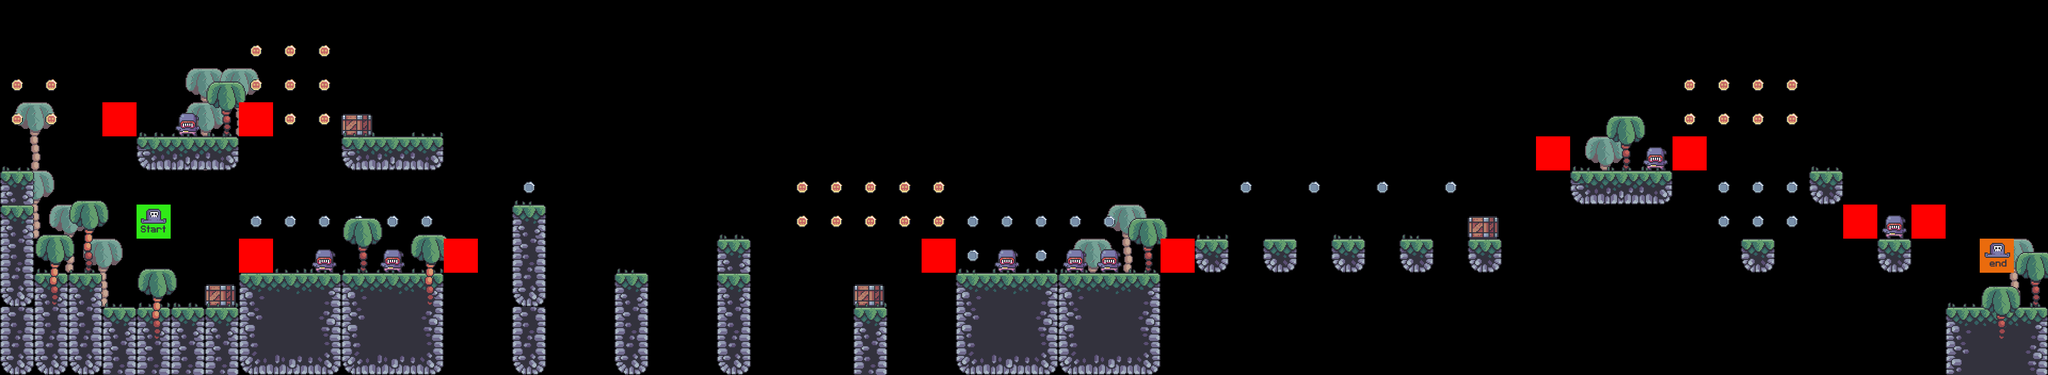

Tiled map render using the project's own tile images. Description and the map definition, with tile-layer contents summarised, below:
An orthogonal 60x11 tile map with 64x64 px tiles, 9 tile layers (bg palms, terrain, coins, crates, ...), 7 tilesets.

<map version="1.5" tiledversion="1.7.2" orientation="orthogonal" renderorder="right-down" width="60" height="11" tilewidth="64" tileheight="64" infinite="0" nextlayerid="10" nextobjectid="1">
 <editorsettings>
  <export target="../0/level_0_constraints.csv" format="csv" />
 </editorsettings>
 <tileset firstgid="1" source="../tile_sets/terrain_tiles.tsx" />
 <tileset firstgid="17" source="../tile_sets/coin_tiles.tsx" />
 <tileset firstgid="19" source="../tile_sets/grass_tiles.tsx" />
 <tileset firstgid="24" source="../tile_sets/palms.tsx" />
 <tileset firstgid="27" source="../tile_sets/crates.tsx" />
 <tileset firstgid="28" source="../tile_sets/player_tiles.tsx" />
 <tileset firstgid="30" source="../tile_sets/enemy _tiles.tsx" />
 <layer id="5" name="bg palms" width="60" height="11">
  <data>[660 cells, 11 non-empty, 1 distinct tile ids]</data>
 </layer>
 <layer id="1" name="terrain" width="60" height="11">
  <data>[660 cells, 93 non-empty, 16 distinct tile ids]</data>
 </layer>
 <layer id="2" name="coins" width="60" height="11">
  <data>[660 cells, 58 non-empty, 2 distinct tile ids]</data>
 </layer>
 <layer id="6" name="crates" width="60" height="11">
  <data>[660 cells, 5 non-empty, 1 distinct tile ids]</data>
 </layer>
 <layer id="3" name="grass" width="60" height="11">
  <data>[660 cells, 37 non-empty, 5 distinct tile ids]</data>
 </layer>
 <layer id="8" name="enemies" width="60" height="11">
  <data>[660 cells, 8 non-empty, 1 distinct tile ids]</data>
 </layer>
 <layer id="4" name="fg palms" width="60" height="11">
  <data>[660 cells, 10 non-empty, 2 distinct tile ids]</data>
 </layer>
 <layer id="9" name="constraints" width="60" height="11">
  <data>[660 cells, 10 non-empty, 1 distinct tile ids]</data>
 </layer>
 <layer id="7" name="player" width="60" height="11">
  <data>[660 cells, 2 non-empty, 2 distinct tile ids]</data>
 </layer>
</map>
